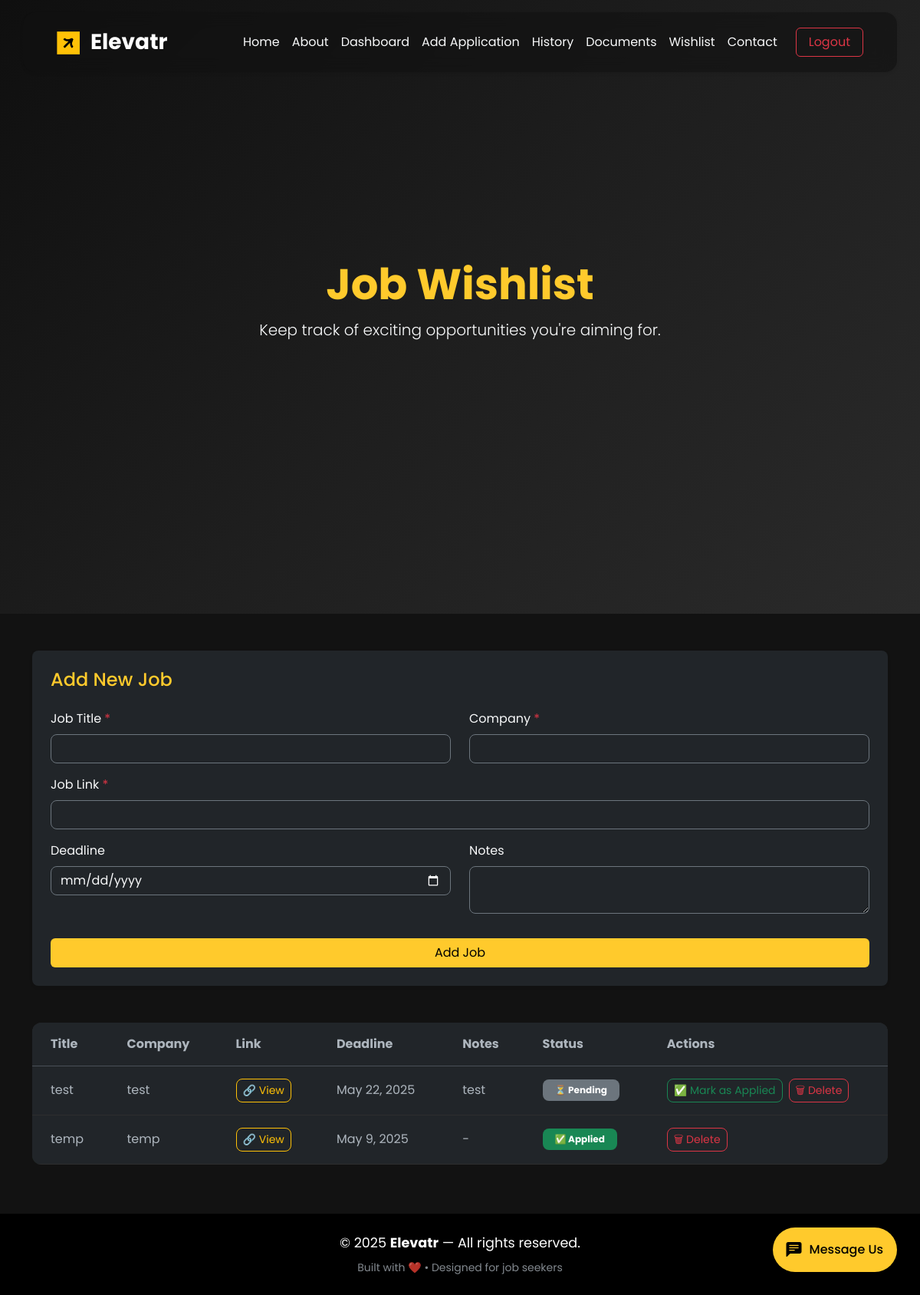
Page /tracker/wishlist/ (signed in) on the committed database.
### tracker/models.py (models this page shows, shortened)
class SavedJob(models.Model):
    user = models.ForeignKey(User, on_delete=models.CASCADE)
    job_title = models.CharField(max_length=255)
    company = models.CharField(max_length=255)
    job_link = models.URLField()
    deadline = models.DateField()
    notes = models.TextField(blank=True)
    saved_at = models.DateTimeField(auto_now_add=True)
    applied = models.BooleanField(default=False)

### tracker/views.py (the view, shortened to what this page needs)
# urls.py: path('wishlist/', views.wishlist_view, name='wishlist'),
@login_required
def wishlist_view(request):
    saved_jobs = SavedJob.objects.filter(user=request.user).order_by('-saved_at')
    form = SavedJobForm()
    return render(request, 'wishlist.html', {'form': form, 'saved_jobs': saved_jobs})

### tracker/forms.py
class SavedJobForm(forms.ModelForm):
    class Meta:
        model = SavedJob
        fields = ['job_title', 'company', 'job_link', 'deadline', 'notes']
        widgets = {
            'deadline': forms.DateInput(attrs={'type': 'date'}),
            'notes': forms.Textarea(attrs={'rows': 2}),
        }

### tracker/templatetags/form_filters.py (called while the page is built)
@register.filter(name='add_class')
def add_class(field, css):
    return field.as_widget(attrs={"class": css})

### tracker/templates/wishlist.html (shortened to what this page needs)
{% extends 'base.html' %}
{% load static %}
{% load form_filters %}
{% block content %}
<section class="d-flex align-items-center justify-content-center text-white" style="height: 100vh; background: linear-gradient(135deg, #0f0f0f, #1e1e1e, #2a2a2a);">
  <div class="text-center">
    <h1 class="display-4 fw-bold" style="color: #ffca2c;">Job Wishlist</h1>
    <p class="lead text-light">Keep track of exciting opportunities you're aiming for.</p>
  </div>
</section>
<section class="py-5 px-4" style="background-color: #121212;">
  <div class="container text-light">
    <div class="bg-dark p-4 rounded-3 mb-5 shadow-sm">
      <h4 class="mb-4" style="color: #ffca2c;">Add New Job</h4>
      <form method="POST">
        <div class="row">
          <div class="col-md-6 mb-3">
            <label for="id_job_title" class="form-label">Job Title <span class="text-danger">*</span> </label>
            {{ form.job_title|add_class:"form-control bg-dark text-light border border-secondary rounded-3" }}
          </div>
          <div class="col-md-6 mb-3">
            <label for="id_company" class="form-label">Company <span class="text-danger">*</span> </label>
            {{ form.company|add_class:"form-control bg-dark text-light border border-secondary rounded-3" }}
          </div>
        </div>
        <div class="mb-3">
          <label for="id_job_link" class="form-label">Job Link <span class="text-danger">*</span> </label>
          {{ form.job_link|add_class:"form-control bg-dark text-light border border-secondary rounded-3" }}
        </div>
        <div class="row">
          <div class="col-md-6 mb-3">
            <label for="id_deadline" class="form-label">Deadline</label>
            {{ form.deadline|add_class:"form-control bg-dark text-light border border-secondary rounded-3" }}
          </div>
          <div class="col-md-6 mb-3">
            <label for="id_notes" class="form-label">Notes</label>
            {{ form.notes|add_class:"form-control bg-dark text-light border border-secondary rounded-3" }}
          </div>
        </div>
        <button type="submit" class="btn w-100 mt-3" style="background-color: #ffca2c; color: #000;">Add Job</button>
      </form>
    </div>
    <div class="table-responsive">
        <table class="table align-middle text-light" style="background-color: #1a1a1a; border-radius: 12px; overflow: hidden;">
          <thead class="text-warning" style="background-color: #2a2a2a;">
            <tr>
              <th class="py-3 px-4">Title</th>
              <th class="py-3 px-4">Company</th>
              <th class="py-3 px-4">Link</th>
              <th class="py-3 px-4">Deadline</th>
              <th class="py-3 px-4">Notes</th>
              <th class="py-3 px-4">Status</th>
              <th class="py-3 px-4">Actions</th>
            </tr>
          </thead>
          <tbody>
            {% for job in saved_jobs %}
            <tr style="background-color: {% if job.applied %}#1e2a1e{% else %}#1a1a1a{% endif %}; border-bottom: 1px solid #2e2e2e;">
              <td class="py-3 px-4">{{ job.job_title }}</td>
              <td class="py-3 px-4">{{ job.company }}</td>
              <td class="py-3 px-4">
                <a href="{{ job.job_link }}" target="_blank" class="btn btn-sm btn-outline-warning rounded-3">🔗 View</a>
              </td>
              <td class="py-3 px-4">{{ job.deadline|default:"-" }}</td>
              <td class="py-3 px-4">{{ job.notes|default:"-" }}</td>
              <td class="py-3 px-4">
                {% if job.applied %}
                  <span class="badge rounded-3 bg-success px-3 py-2">✅ Applied</span>
                {% else %}
                  <span class="badge rounded-3 bg-secondary px-3 py-2">⏳ Pending</span>
                {% endif %}
              </td>
              <td class="py-3 px-4">
                <div class="d-flex flex-wrap gap-2">
                  {% if not job.applied %}
                    <a href="{% url 'mark_job_applied' job.id %}" class="btn btn-sm btn-outline-success rounded-3">✅ Mark as Applied</a>
                  {% endif %}
                  <a href="{% url 'delete_saved_job' job.id %}" class="btn btn-sm btn-outline-danger rounded-3">🗑 Delete</a>
                </div>
              </td>
            </tr>
            {% endfor %}
          </tbody>
        </table>
      </div>
  </div>
</section>
{% endblock %}

### templates/base.html (style rules this page uses)
body { font-family: "Poppins", sans-serif; }
h1 { font-size: 3rem; font-weight: 700; }
p { font-size: 1.1rem; font-weight: 400; line-height: 1.7; }
.form-control, .form-control:focus, textarea { background-color: #1e1e1e; color: #f0f0f0; border: 1px solid #444; }
.form-control::placeholder { color: #bbb; }

### rows in the picture
SavedJob: job_title "test", company "test", deadline "May 22, 2025", notes "test", applied "⏳ Pending"
SavedJob: job_title "temp", company "temp", deadline "May 9, 2025", notes "-", applied "✅ Applied"
